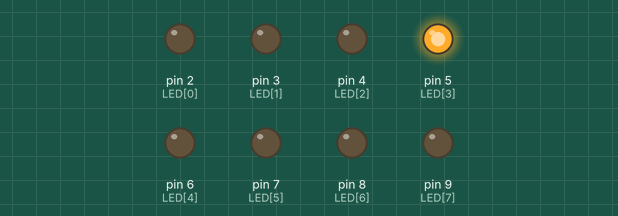
Simulated run of this sketch. Board: Arduino Uno, built with avr-gcc and run on an emulated ATmega328P. Parts: output pins drawn as LEDs (lit = HIGH).

Above: at 0.07 s.
At 45.28 s:
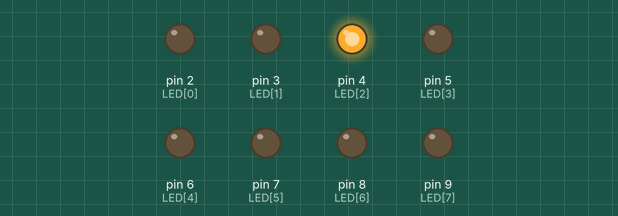
At 90.98 s:
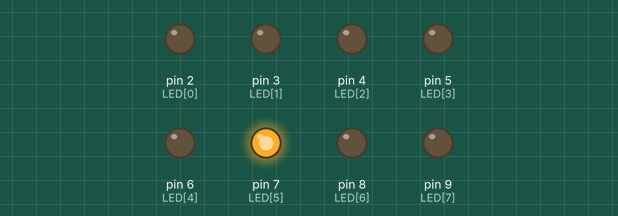
Timing chart, 0 to 91.3 s (numbered marks = the images above):
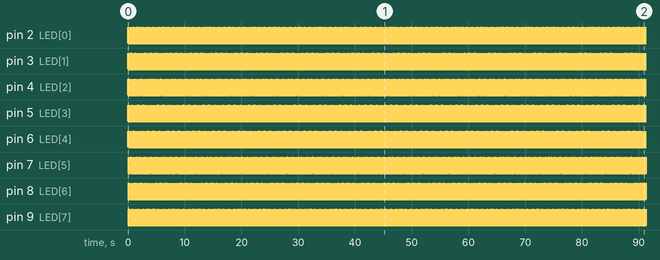

The sketch:

8_led_twk_k2k.ino
```cpp
const int LED[8] = {2,3,4,5,6,7,8,9};
int vitesse=20;

void setup() {

  for(int i=0 ;i<8 ;i++) {
    pinMode(LED[i], OUTPUT);
  }
}

void loop() {

  for(int numLED=0 ;numLED<8 ;numLED++) {

    allumeLED(numLED);
    delay(vitesse);
  }

  for(int numLED=0 ;numLED<8 ;numLED++) {
    allumeLED(7-numLED);

    delay(vitesse);
  }

}

void allumeLED (int numLEDIn) {

  for(int i=0 ;i<8 ;i++) {
    if(i==numLEDIn) {
      digitalWrite(LED[i],HIGH);
    }
    else {
      digitalWrite(LED[i],LOW);
    }
  }

}
```

Measured:
- by itself, pin 2 (LED[0]), pin 9 (LED[7]): alternates HIGH for 0.04 s and LOW for 0.28 s
- by itself, pin 3 (LED[1]): repeats every 0.32 s: LOW 0.24 s, HIGH 0.02 s, LOW 0.04 s, HIGH 0.02 s
- by itself, pin 4 (LED[2]): repeats every 0.32 s: LOW 0.20 s, HIGH 0.02 s, LOW 0.08 s, HIGH 0.02 s
- by itself, pin 5 (LED[3]): alternates HIGH for 0.02 s and LOW for 0.14 s
- by itself, pin 6 (LED[4]): alternates HIGH for 0.02 s and LOW for 0.12 s
- by itself, pin 7 (LED[5]): repeats every 0.32 s: LOW 0.08 s, HIGH 0.02 s, LOW 0.20 s, HIGH 0.02 s
- by itself, pin 8 (LED[6]): repeats every 0.32 s: LOW 0.04 s, HIGH 0.02 s, LOW 0.24 s, HIGH 0.02 s
